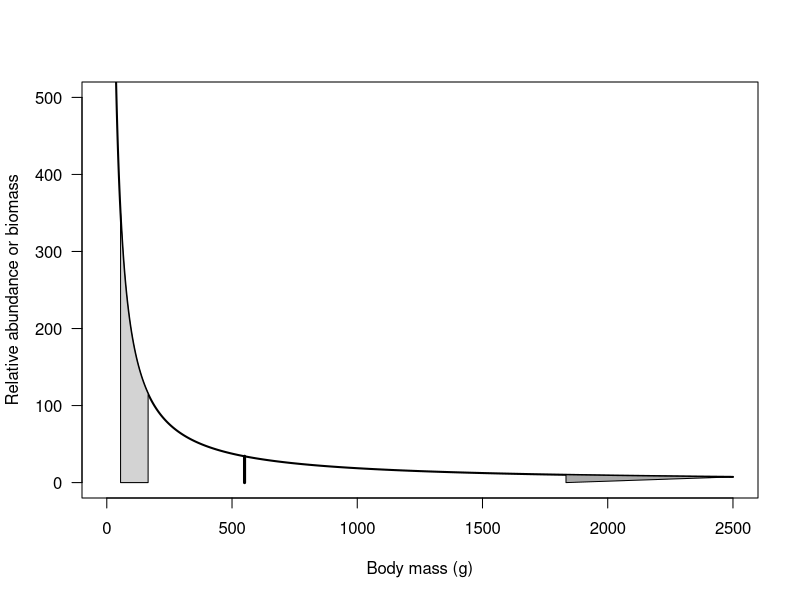
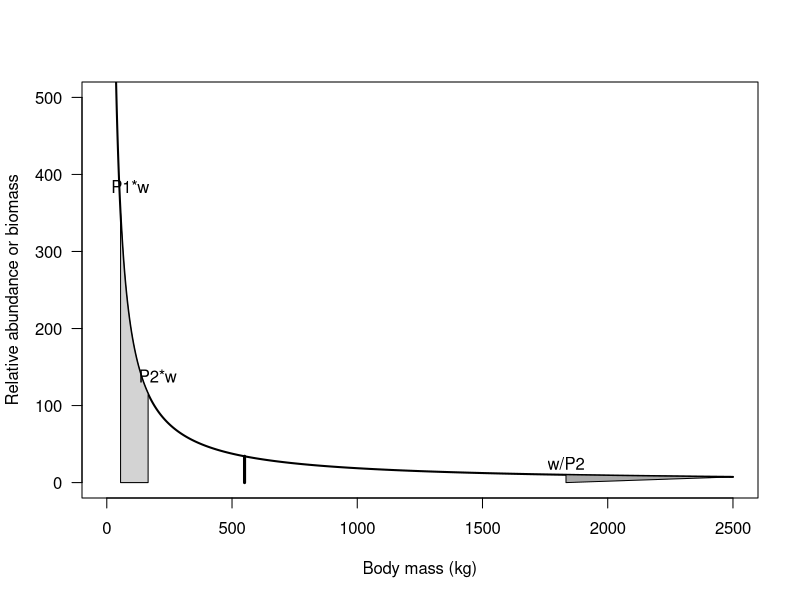

Write the R code that produced these figures, in order.

alpha <- 0.005
 
w <- 1:2500
p1 = 0.1 
p2 = 0.3 

a1 =  0.01
a0 = 500

focal_w <- 550
Kappa=2000000 

ss <- (a1*w[1]^a1*w^(-a1-1)  ) * Kappa

 pdf("~/Dropbox/Manuscripts in Progress/Life history of tunas/fig1.pdf")
plot(ss, type= "l", lwd = 2, xlab = "Body mass (kg)", ylab = "Relative abundance or biomass", las = 1, ylim=c(0, a0))
lines(x=c(focal_w, focal_w), y = c(0, ss[focal_w]), lwd = 3)
polygon(x=c(focal_w*p1, (focal_w*p1):(focal_w*p2), focal_w*p2), y= c(0, ss[(focal_w*p1):(focal_w*p2)], 0), col="light gray")

polygon(x=c(focal_w/p2, (focal_w/p2):(focal_w/p1), focal_w/p1), y= c(0, ss[(focal_w/p2):(focal_w/p1)], 0), col="dark gray")


text(x=c(focal_w*(p1+0.7*p1),focal_w*(p2+0.7*p1), (focal_w/p2)+0.7*p1, (focal_w/p1)+0.7*p1), y=c(ss[focal_w*p1]+0.1*ss[focal_w*p1], ss[focal_w*p2]+0.2*ss[focal_w*p2], ss[focal_w/p2]+15, ss[focal_w/p1]+15), labels = c("P1*w", "P2*w", "w/P2", "w/P1"), cex=1)


dev.off()
plot(ss, type= "l", lwd = 2, xlab = "Body mass (g)", ylab = "Relative abundance or biomass", las = 1, ylim=c(0, a0))
lines(x=c(focal_w, focal_w), y = c(0, ss[focal_w]), lwd = 3)
polygon(x=c(focal_w*p1, (focal_w*p1):(focal_w*p2), focal_w*p2), y= c(0, ss[(focal_w*p1):(focal_w*p2)], 0), col="light gray")

polygon(x=c(focal_w/p2, (focal_w/p2):(focal_w/p1), focal_w/p1), y= c(0, ss[(focal_w/p2):(focal_w/p1)], 0), col="dark gray")


#text(x=c(focal_w*(p1+0.7*p1),focal_w*(p2+0.7*p1), (focal_w/p2)+0.7*p1, (focal_w/p1)+0.7*p1), y=c(ss[focal_w*p1]+0.1*ss[focal_w*p1], ss[focal_w*p2]+0.2*ss[focal_w*p2], ss[focal_w/p2]+15, ss[focal_w/p1]+15), labels = c("P1*w", "P2*w", "w/P2", "w/P1"), cex=1)

